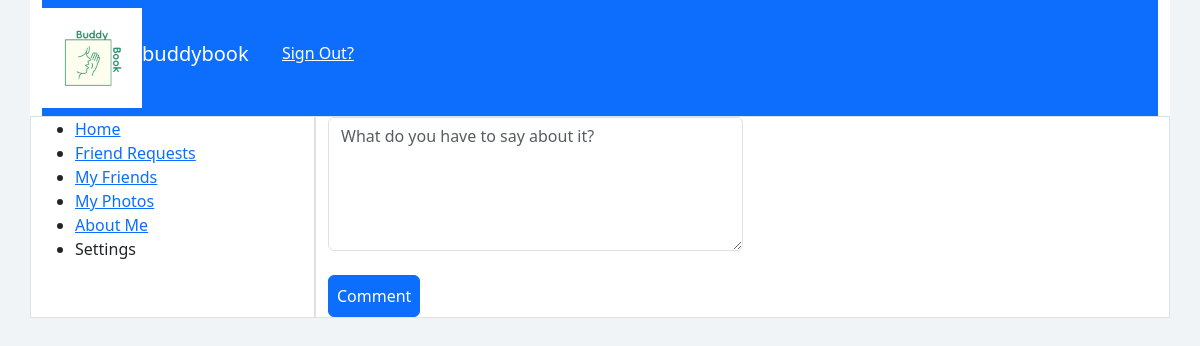
Before: /reply15/ with the older database file.
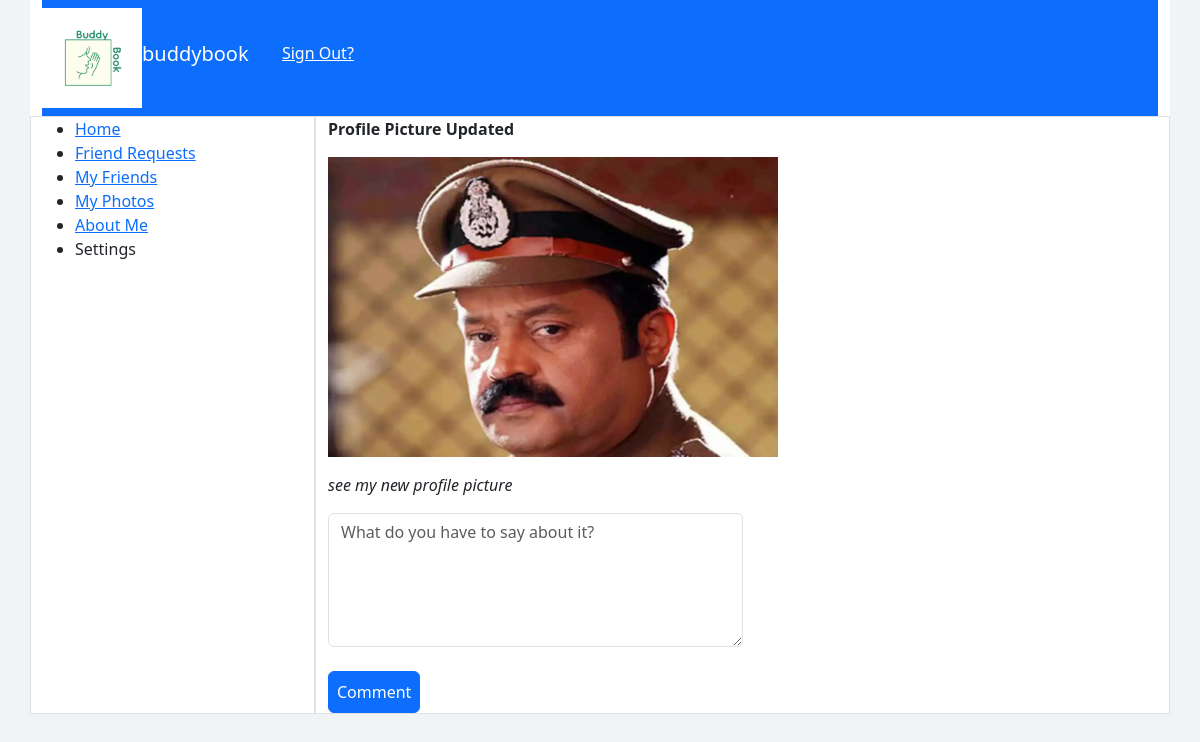
After: the same page with the newer database file.
### app_buddy/models.py (models this page shows)
class post_tb(models.Model):
    user_id=models.ForeignKey(register_tb,on_delete=models.CASCADE)
    title=models.CharField(max_length=20)
    post=models.CharField(max_length=20)
    time=models.CharField(max_length=20)
    date=models.CharField(max_length=20)
    image=models.FileField(default=None)
    status=models.CharField(max_length=20,default='public')
    filter_status=models.CharField(max_length=20,default='unblocked')
    likes=models.PositiveIntegerField(default=0)
    dislikes=models.PositiveIntegerField(default=0)

### app_buddy/views.py (the view)
# urls.py: path('reply<int:id>/',views.reply,name='reply'),
def reply(request,id):
    post=post_tb.objects.filter(id=id)
    return render(request,'app_buddy/comment.html',{'say':post})

### template/app_buddy/comment.html (shortened to what this page needs)
<!DOCTYPE html>
<html lang="en">
<head>
  <link rel="stylesheet" href="/static/bootstrap-5.3.2-dist/css/bootstrap.css">
</head>
<body style="background-color:rgb(241, 244, 246);">
  <div class="container bg-white">
      <div class="navbar navbar-expand-lg bg-primary">
          <img src="/media/buddy_book_Logo.png" alt="" height="100" width="100" class="bg-white"><h5 style="color:white;">buddybook</h5>&nbsp;&nbsp;&nbsp;&nbsp;<h6 class="align-content-end"></h6><h6>&nbsp;&nbsp;&nbsp;&nbsp;<a href="{% url 'log_out' %}" class="text-white">Sign Out?</a></h6>
      </div>
      <div class="row">
          <div class="col-3 border">
              <ul>
                  <li><a href="{% url 'home' %}">Home</a></li>
                  <li><a href="{% url 'friend_request' %}">Friend Requests</a></li>
                  <li><a href="{% url 'friend_list' %}">My Friends</a></li>
                  <li><a href="{% url 'my_photos' %}">My Photos</a></li>
                  <li><a href="{% url 'about_me' %}">About Me</a></li>
                  <li>Settings</li>
              </ul>
          </div>
          <div class="col-9 border">
                <div class="col-6">
                    {% for i in say %}
                    <form action="{% url 'commentaction' %}" method="post">
                    <p><b>{{i.title}}</b></p>
                    <p><img src="{{i.image.url}}" alt="" height="300" width="450"></p>
                    <p><em>{{i.post}}</em></p>
                    {% endfor %}
                     <textarea name="comment" cols="20" rows="5" class="form-control" placeholder="What do you have to say about it?"></textarea><br>
                     <input type="submit" value="Comment" class="btn btn-primary p-2">
                    </form>
                </div>
            </div>
      </div>
  </div>
</body>
</html>

Changed rows visible on the page:
added post_tb: title "Profile Picture Updated", image (picture), post "see my new profile picture"
